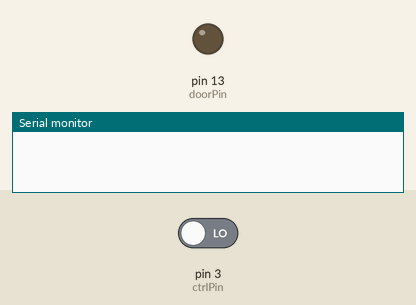
A sketch run on a simulated Arduino Uno, built with avr-gcc and run on an emulated ATmega328P. On the bench: output pins drawn as LEDs (lit = HIGH), the last lines printed to the serial monitor. The inputs (shaded band) are chosen by the test bench; at power-on: pin 3 (ctrlPin) LOW.

Above: at 1.2 s.
1.3 s: pin 3 (ctrlPin) driven HIGH
At 2.8 s:
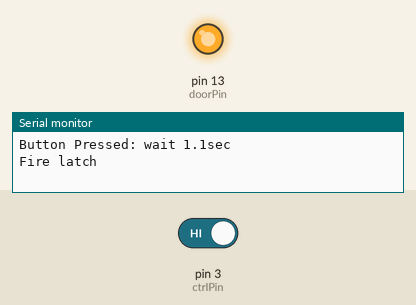
Timing chart, 0 to 4.8 s (numbered marks = the images above; inputs shaded):
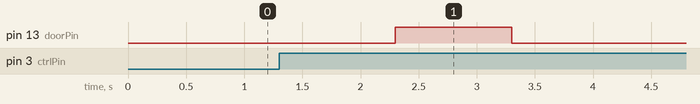

The sketch:

ledPin_1.ino
```cpp
int const ctrlPin = 3;
int const doorPin = 13;
volatile int buttonState = 0;
volatile int latchState = 0;
unsigned long buttonPressedTime = 0;
unsigned long latchFireTime = 0;

void setup() {
  pinMode(ctrlPin, INPUT);
  pinMode(doorPin, OUTPUT);
  Serial.begin(9600);
}

void loop() {
  buttonState = digitalRead(ctrlPin);

  if (buttonState == HIGH && latchState == 0) {
    Serial.println("Button Pressed: wait 1.1sec");
    buttonPressedTime = millis();
    latchState = 1;
  }

  if (latchState == 1 && millis() - buttonPressedTime >= 1000) {
    Serial.println("Fire latch");
    digitalWrite(doorPin, HIGH);
    latchFireTime = millis();
    latchState = 2;
  }

  if (latchState == 2 && millis() - latchFireTime >= 1000) {
    Serial.println("Close latch");
    digitalWrite(doorPin, LOW);
    latchState = 3;
  }

  // Reset latch state if button released after the cycle is complete
  if (latchState == 3 && buttonState == LOW) {
    latchState = 0;
  }
}
```

Measured:
- after the input at 1.3 s, pin 13 (doorPin): LOW → HIGH after 1.0 s, → LOW 1.0 s later
